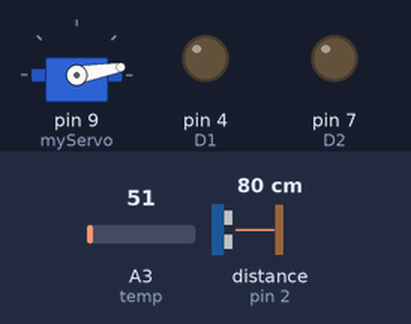
Bench run of a sketch on a simulated Arduino Uno, built with avr-gcc and run on an emulated ATmega328P. On the bench: servo, output pins drawn as LEDs (lit = HIGH). Wiring (inferred from the names in the program): ultrasonic range finder: trigger pin 3; echo pin 2. The inputs (shaded band) are chosen by the test bench; at power-on: A3 (temp) = 51, distance to the obstacle (sensor on pin 2) 80 cm. The echo pulse lasts 58.3 µs per cm; pins used as bus, display or sensor lines are not drawn; what the sketch prints to the serial monitor is not drawn.

Above: at 0.15 s.
At 0.75 s:
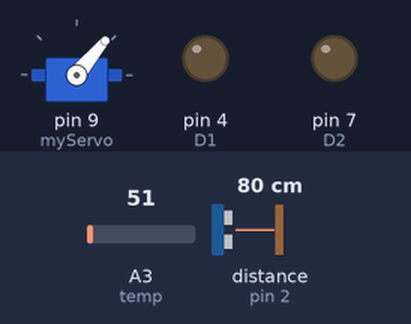
At 1.35 s:
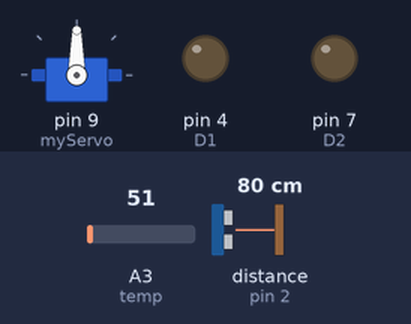
At 2.8 s:
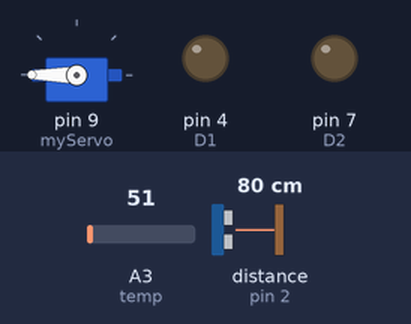
Timing chart, 0 to 4.3 s (numbered marks = the images above):
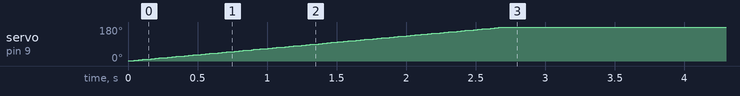

Measured:
- by itself, servo on pin 9 (myServo): moves from 1° to 180° over 2.7 s

The sketch:

servo_test.ino
```cpp
/**
 * This makes the car move, can be controlled with the keyboard
 */

#include <Servo.h> //servo library
/////////////////////////
//Initialize pins motor//
/////////////////////////

int S1 = 5; // PWM1 Controls speed
int D1 = 4; // Direction 1  IN Controls Distance
int S2 = 6; // PWM2    EN Controls speed
int D2 = 7; // Direction 2 Controls Distance
int MAX_SPEED = 255; // Max speed 43.3cm/s
int current_speed; // Default speed for debugging purposes

///////////////////////////////
//Initialize pins ultrasonic //
///////////////////////////////
int temp = A3;
int trig = 3;
int echo = 2;
long maxDistance = 1000.0; // Max Distance you want the Sensor to measure
long buzzerDistance = 10.0; // Threshold value for the buzzer
long duration, sound, tempVal;
float distance; //This is in cm.
int max_object_distance = 30; // 30cm
double current_distance;

int pos = 0;
// Variables to store the values of sensor readings
float curr = 0;
float left = 0;
float right = 0;
Servo myServo;


void setup() {
  myServo.attach(9);
  // For motor
  pinMode(D1, OUTPUT);
  pinMode(D2, OUTPUT);
  /*pinMode(S1, OUTPUT);
    pinMode(S2, OUTPUT);*/


  // For distance

  pinMode(temp, INPUT);
  pinMode(trig, OUTPUT);
  pinMode(echo, INPUT);
  Serial.begin(9600);
  current_speed = MAX_SPEED;

}
void loop() {
  scan_left();
  delay(5000);
  Serial.println("done");
}

void straight_wall(){
  current_distance = getDistance();

  Serial.println(current_distance);

  while(current_distance <= max_object_distance && current_distance < 1000){
    Serial.println("Warning getting close");

    /*if(current_distance <= max_object_distance*2/3){
      Serial.println("Slowing Down Bro");
      go_forward(MAX_SPEED/4);
    }*/

    if(current_distance <= buzzerDistance){
    Serial.println("Stopping");
      stop();
     Serial.println("Stopped");
      turn_to_best();
    }

    current_distance = getDistance();
  }

  go_forward(MAX_SPEED);
  Serial.println("going forward");
}

/**
 * Makes the car move foward given the speed in int.
 * @param  {int} int speed         input speed
 */
void go_forward(int speed) {
  motor1(speed, true);
  motor2(speed, true);
}

/**
 * Stops the car from moving
 */
void stop() {
  motor1(0, true);
  motor2(0, true);
}
/**
 * Makes the car move backward in the given speed
 * @param  {int} speed         given speed
 */
void go_backward(int speed) {
  motor1(speed, false);
  motor2(speed, false);
}
/**
 * Turns the card right in the given speed
 * @param  {int} int speed         input speed
 */
void turn_right(int speed) {
  motor1(speed, true);
  motor2(speed, false);
}
/**
 * Turns the car left in the given speed
 * @param  {int} int speed         input speed
 */
void turn_left(int speed) {
  motor1(speed, false);
  motor2(speed, true);
}


/**
 * Moves the left motor from given speed and direction.
 * boolean determines the direction of the rotation
 * @param  {[int]} int     speed           input speed
 * @param  {boolean} boolean reverse       rotation direction
 */
void motor1(int speed, boolean forward) {
  analogWrite(S1, speed);
  if (forward)
    digitalWrite(D1, HIGH);
  else
    digitalWrite(D1, LOW);
}
/**
 * Moves the right motor from given speed and direction
 * @param  {int} int speed                 rotation speed
 * @param  {boolean} boolean reverse       rotation direction, true for reverse
 */
void motor2(int speed, boolean reverse) {
  analogWrite(S2, speed);
  if (reverse)
    digitalWrite(D2, HIGH);
  else
    digitalWrite(D2, LOW);
}

double getDistance() {
  // Calculating Temperature and Sound using given formulas
  tempVal = (5.0 * analogRead(temp) * 100.0) / 1024;
  sound = 331.5 + (0.6 * tempVal);

  // Using property of Ultrasonic sensor, we can find the duration of each pulse
  // Trigger sends pulses, then echo can calculate the duration
  digitalWrite(trig, LOW);
  delayMicroseconds(5);
  digitalWrite(trig, HIGH);
  delayMicroseconds(5);
  digitalWrite(trig, LOW);
  duration = pulseIn(echo, HIGH);
  distance = duration / (2.0 / (sound * 100 * (1.0 / 1000000.0)));
  return distance;
}

void turn_to_best(){

  //scan left
  //scan right
  Serial.println("Scanning left");
  double left_distance = scan_left();
 Serial.println("Scanning right");
  double right_distance = scan_right();
  if(left_distance > right_distance){
  Serial.println("Turning right");
    turn_right(125);
    delay(2000);
    Serial.println("Turning back to original");
    setServoNow(90);
  }
  //turn to greater distance
  if(right_distance > left_distance){
  Serial.println("Turning left");
    turn_left(125);
    delay(2000);
    Serial.println("Turning back to original");
    setServoNow(90);
  }
}

double scan_right(){
  double value = 1001;
  setServoNow(0);
  delay(250);
  while(value > 1000){
    value = getDistance();
  }
  return value;
}

double scan_left(){
  double value = 1001;
  setServoNow(180);
  delay(250);
  while(value > 1000){
    value = getDistance();
  }
  return value;
}

void setServoNow(int targetPos) {
  //make the servor motor turn 1 degree every 15 milliseconds
  //until it reaches the target position
  while (pos != targetPos) {
    if (targetPos > pos)
      pos++;
    else
      pos--;
    myServo.write(pos);  // tell servo to go to position in variable 'pos'
    delay(15);  // waits 15ms for the servo to reach the position
  }
}
```
